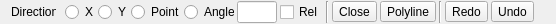
<?xml version="1.0" encoding="UTF-8"?>
<ui version="4.0">
 <class>Ui_LineOptionsRel</class>
 <widget class="QWidget" name="Ui_LineOptionsRel">
  <property name="geometry">
   <rect>
    <x>0</x>
    <y>0</y>
    <width>556</width>
    <height>24</height>
   </rect>
  </property>
  <property name="sizePolicy">
   <sizepolicy hsizetype="Preferred" vsizetype="Preferred">
    <horstretch>0</horstretch>
    <verstretch>0</verstretch>
   </sizepolicy>
  </property>
  <property name="minimumSize">
   <size>
    <width>0</width>
    <height>0</height>
   </size>
  </property>
  <property name="maximumSize">
   <size>
    <width>700</width>
    <height>39</height>
   </size>
  </property>
  <property name="windowTitle">
   <string>Line Options</string>
  </property>
  <layout class="QGridLayout" name="gridLayout_2">
   <property name="topMargin">
    <number>1</number>
   </property>
   <property name="bottomMargin">
    <number>1</number>
   </property>
   <item row="0" column="0" rowspan="2">
    <widget class="QLabel" name="label">
     <property name="sizePolicy">
      <sizepolicy hsizetype="Preferred" vsizetype="Preferred">
       <horstretch>0</horstretch>
       <verstretch>0</verstretch>
      </sizepolicy>
     </property>
     <property name="minimumSize">
      <size>
       <width>45</width>
       <height>0</height>
      </size>
     </property>
     <property name="text">
      <string>Direction:</string>
     </property>
    </widget>
   </item>
   <item row="0" column="16" rowspan="2">
    <spacer name="horizontalSpacer">
     <property name="orientation">
      <enum>Qt::Horizontal</enum>
     </property>
     <property name="sizeHint" stdset="0">
      <size>
       <width>0</width>
       <height>20</height>
      </size>
     </property>
    </spacer>
   </item>
   <item row="0" column="1" rowspan="2">
    <widget class="QFrame" name="frame">
     <property name="frameShape">
      <enum>QFrame::NoFrame</enum>
     </property>
     <property name="frameShadow">
      <enum>QFrame::Raised</enum>
     </property>
     <layout class="QGridLayout" name="gridLayout">
      <property name="sizeConstraint">
       <enum>QLayout::SetMinimumSize</enum>
      </property>
      <property name="leftMargin">
       <number>3</number>
      </property>
      <property name="topMargin">
       <number>0</number>
      </property>
      <property name="bottomMargin">
       <number>0</number>
      </property>
      <property name="horizontalSpacing">
       <number>3</number>
      </property>
      <property name="verticalSpacing">
       <number>4</number>
      </property>
      <item row="0" column="8">
       <widget class="QToolButton" name="bPolyline">
        <property name="text">
         <string>Polyline</string>
        </property>
       </widget>
      </item>
      <item row="0" column="1">
       <widget class="QRadioButton" name="rbY">
        <property name="sizePolicy">
         <sizepolicy hsizetype="Preferred" vsizetype="Fixed">
          <horstretch>0</horstretch>
          <verstretch>0</verstretch>
         </sizepolicy>
        </property>
        <property name="minimumSize">
         <size>
          <width>30</width>
          <height>0</height>
         </size>
        </property>
        <property name="text">
         <string>Y</string>
        </property>
       </widget>
      </item>
      <item row="0" column="3">
       <widget class="QRadioButton" name="rbAngle">
        <property name="sizePolicy">
         <sizepolicy hsizetype="Expanding" vsizetype="Fixed">
          <horstretch>0</horstretch>
          <verstretch>0</verstretch>
         </sizepolicy>
        </property>
        <property name="minimumSize">
         <size>
          <width>50</width>
          <height>0</height>
         </size>
        </property>
        <property name="text">
         <string>Angle</string>
        </property>
       </widget>
      </item>
      <item row="0" column="0">
       <widget class="QRadioButton" name="rbX">
        <property name="sizePolicy">
         <sizepolicy hsizetype="Expanding" vsizetype="Fixed">
          <horstretch>0</horstretch>
          <verstretch>0</verstretch>
         </sizepolicy>
        </property>
        <property name="minimumSize">
         <size>
          <width>30</width>
          <height>0</height>
         </size>
        </property>
        <property name="text">
         <string>X</string>
        </property>
       </widget>
      </item>
      <item row="0" column="6">
       <widget class="Line" name="sep2">
        <property name="sizePolicy">
         <sizepolicy hsizetype="Fixed" vsizetype="Preferred">
          <horstretch>0</horstretch>
          <verstretch>0</verstretch>
         </sizepolicy>
        </property>
        <property name="minimumSize">
         <size>
          <width>0</width>
          <height>0</height>
         </size>
        </property>
        <property name="orientation">
         <enum>Qt::Vertical</enum>
        </property>
       </widget>
      </item>
      <item row="0" column="5">
       <widget class="QCheckBox" name="cbRelAngle">
        <property name="sizePolicy">
         <sizepolicy hsizetype="Expanding" vsizetype="Fixed">
          <horstretch>0</horstretch>
          <verstretch>0</verstretch>
         </sizepolicy>
        </property>
        <property name="toolTip">
         <string extracomment="Angle is relative to previous segment"/>
        </property>
        <property name="text">
         <string>Rel</string>
        </property>
       </widget>
      </item>
      <item row="0" column="9">
       <widget class="Line" name="sep1">
        <property name="sizePolicy">
         <sizepolicy hsizetype="Fixed" vsizetype="Preferred">
          <horstretch>0</horstretch>
          <verstretch>0</verstretch>
         </sizepolicy>
        </property>
        <property name="minimumSize">
         <size>
          <width>0</width>
          <height>0</height>
         </size>
        </property>
        <property name="frameShape">
         <enum>QFrame::VLine</enum>
        </property>
        <property name="frameShadow">
         <enum>QFrame::Sunken</enum>
        </property>
       </widget>
      </item>
      <item row="0" column="11">
       <widget class="QToolButton" name="bUndo">
        <property name="toolTip">
         <string>Undo the last line drawing</string>
        </property>
        <property name="text">
         <string>Undo</string>
        </property>
       </widget>
      </item>
      <item row="0" column="7">
       <widget class="QToolButton" name="bClose">
        <property name="toolTip">
         <string>Form a closed contour from lines drawn</string>
        </property>
        <property name="text">
         <string>Close</string>
        </property>
        <property name="iconSize">
         <size>
          <width>24</width>
          <height>22</height>
         </size>
        </property>
        <property name="checkable">
         <bool>false</bool>
        </property>
       </widget>
      </item>
      <item row="0" column="10">
       <widget class="QToolButton" name="bRedo">
        <property name="toolTip">
         <string>Redo the last line drawing</string>
        </property>
        <property name="text">
         <string>Redo</string>
        </property>
       </widget>
      </item>
      <item row="0" column="4">
       <widget class="QLineEdit" name="leAngle">
        <property name="sizePolicy">
         <sizepolicy hsizetype="Expanding" vsizetype="Fixed">
          <horstretch>0</horstretch>
          <verstretch>0</verstretch>
         </sizepolicy>
        </property>
        <property name="minimumSize">
         <size>
          <width>40</width>
          <height>0</height>
         </size>
        </property>
        <property name="maximumSize">
         <size>
          <width>50</width>
          <height>16777215</height>
         </size>
        </property>
       </widget>
      </item>
      <item row="0" column="2">
       <widget class="QRadioButton" name="rbPoint">
        <property name="sizePolicy">
         <sizepolicy hsizetype="Expanding" vsizetype="Fixed">
          <horstretch>0</horstretch>
          <verstretch>0</verstretch>
         </sizepolicy>
        </property>
        <property name="minimumSize">
         <size>
          <width>50</width>
          <height>0</height>
         </size>
        </property>
        <property name="text">
         <string>Point</string>
        </property>
       </widget>
      </item>
     </layout>
    </widget>
   </item>
  </layout>
 </widget>
 <layoutdefault spacing="6" margin="11"/>
 <resources/>
 <connections>
  <connection>
   <sender>bClose</sender>
   <signal>clicked()</signal>
   <receiver>Ui_LineOptionsRel</receiver>
   <slot>closeLine()</slot>
   <hints>
    <hint type="sourcelabel">
     <x>20</x>
     <y>20</y>
    </hint>
    <hint type="destinationlabel">
     <x>20</x>
     <y>20</y>
    </hint>
   </hints>
  </connection>
  <connection>
   <sender>bUndo</sender>
   <signal>clicked()</signal>
   <receiver>Ui_LineOptionsRel</receiver>
   <slot>undo()</slot>
   <hints>
    <hint type="sourcelabel">
     <x>20</x>
     <y>20</y>
    </hint>
    <hint type="destinationlabel">
     <x>20</x>
     <y>20</y>
    </hint>
   </hints>
  </connection>
  <connection>
   <sender>bRedo</sender>
   <signal>clicked()</signal>
   <receiver>Ui_LineOptionsRel</receiver>
   <slot>redo()</slot>
   <hints>
    <hint type="sourcelabel">
     <x>100</x>
     <y>10</y>
    </hint>
    <hint type="destinationlabel">
     <x>61</x>
     <y>10</y>
    </hint>
   </hints>
  </connection>
  <connection>
   <sender>bPolyline</sender>
   <signal>clicked()</signal>
   <receiver>Ui_LineOptionsRel</receiver>
   <slot>polyline()</slot>
   <hints>
    <hint type="sourcelabel">
     <x>100</x>
     <y>10</y>
    </hint>
    <hint type="destinationlabel">
     <x>61</x>
     <y>10</y>
    </hint>
   </hints>
  </connection>
 </connections>
</ui>
